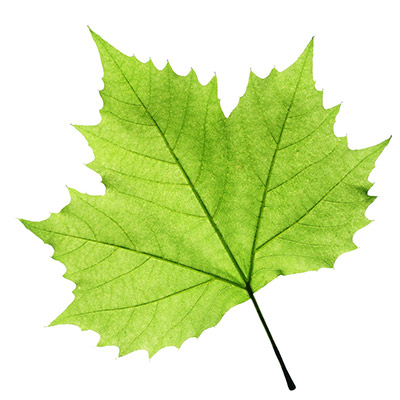
#> input picture ex9/leaf.jpg, 400 x 400 px
$ python ex9.py
#> lines starting #> are read from the running program, lines starting #| are printed output that depends on the picture; after the words box and inside, x2 and y2 are one past the last pixel; in counts of white or black regions, pixels touching at a corner belong together
# Importing the libraries
import cv2
import numpy as np
#Haris Corner Detection
# Reading the image and converting the image to B/W
img = cv2.imread('leaf.jpg')
#> img is the input picture: shape (400, 400, 3); mean B, G, R 172.2, 232.2, 214
image = cv2.imread('leaf.jpg')
gray_image = cv2.cvtColor(image, cv2.COLOR_BGR2GRAY)
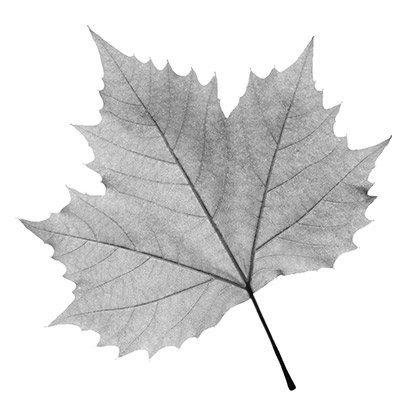
#> gray_image: shape (400, 400); min 0, max 255, mean 219.9
gray_image = np.float32(gray_image)
# Applying the function
dst = cv2.cornerHarris(gray_image, blockSize=2, ksize=3, k=0.04)
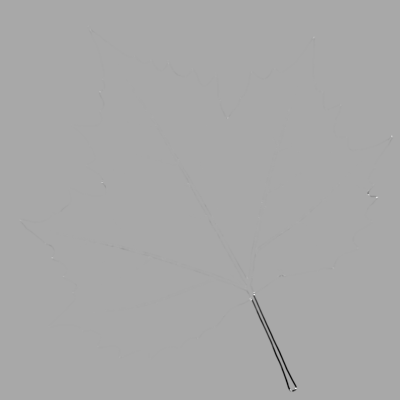
#> dst: shape (400, 400) float32; min -108530664, max 56097328, mean -171262; drawn with min black and max white
# dilate to mark the corners
dst = cv2.dilate(dst, None)
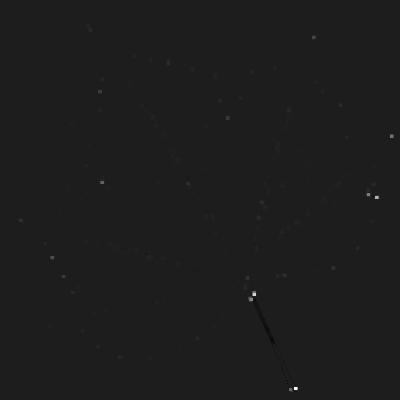
#> dst: shape (400, 400) float32; min -7225951.5, max 56097328, mean 45767.1; drawn with min black and max white
image[dst > 0.01 * dst.max()] = [0,0,255]
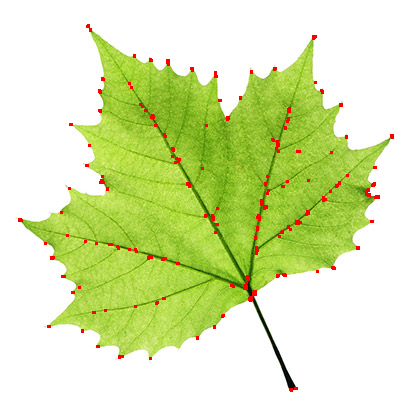
#> image: shape (400, 400, 3); 1.21% of pixels changed, all inside (x1, y1, x2, y2) = (18, 24, 394, 392)
Hori = np.concatenate((img, image), axis=1)
cv2.imshow('haris_corner', Hori)
cv2.waitKey()

#SIFT Detection
# Reading the image and converting into B/W
image = cv2.imread('leaf.jpg')
gray_image = cv2.cvtColor(image, cv2.COLOR_BGR2GRAY)
# Applying the function
sift = cv2.SIFT_create()
kp, des = sift.detectAndCompute(gray_image, None)
#> kp = 390 keypoints; strongest (x, y, size): (291, 386, 5.6), (250, 300, 2.4), (375, 197, 2), (370, 193, 3.4)
# Applying the function
kp_image = cv2.drawKeypoints(image, kp, None, color=(
0,0,255), flags=cv2.DRAW_MATCHES_FLAGS_DRAW_RICH_KEYPOINTS)
Hori = np.concatenate((img, kp_image), axis=1)
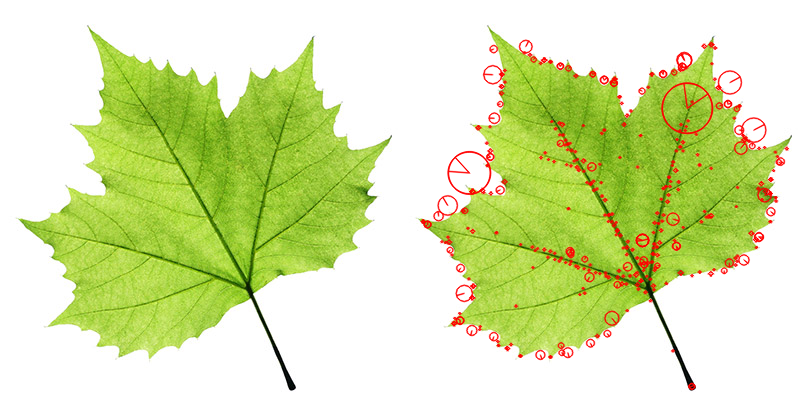
#> Hori: shape (400, 800, 3); mean B, G, R 169.8, 228.3, 215.2
cv2.imshow('SIFT', Hori)
cv2.waitKey()

#FAST Corner Detection
# Reading the image and converting into B/W
image = cv2.imread('leaf.jpg')
gray_image = cv2.cvtColor(image, cv2.COLOR_BGR2GRAY)
# Applying the function
fast = cv2.FastFeatureDetector_create()
fast.setNonmaxSuppression(False)
# Drawing the keypoints
kp = fast.detect(gray_image, None)
#> kp = 7882 keypoints; strongest (x, y, size): (87, 25, 7), (88, 25, 7), (87, 26, 7), (88, 26, 7)
kp_image = cv2.drawKeypoints(image, kp, None, color=(0, 0,255))
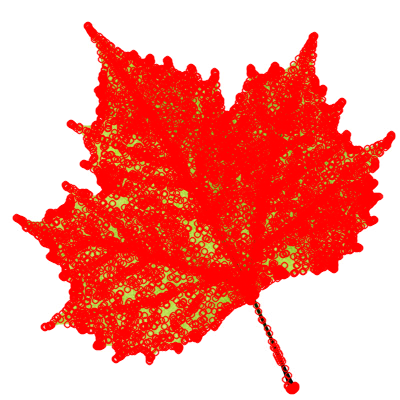
#> kp_image: shape (400, 400, 3); mean B, G, R 143.1, 152.3, 249.1
Hori = np.concatenate((img, kp_image), axis=1)
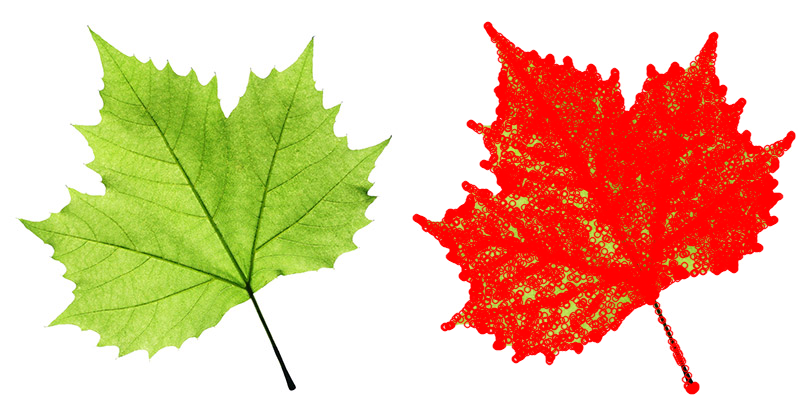
#> Hori: shape (400, 800, 3); mean B, G, R 157.7, 192.3, 231.6
cv2.imshow('FAST', Hori)
cv2.waitKey()
cv2.destroyAllWindows()
